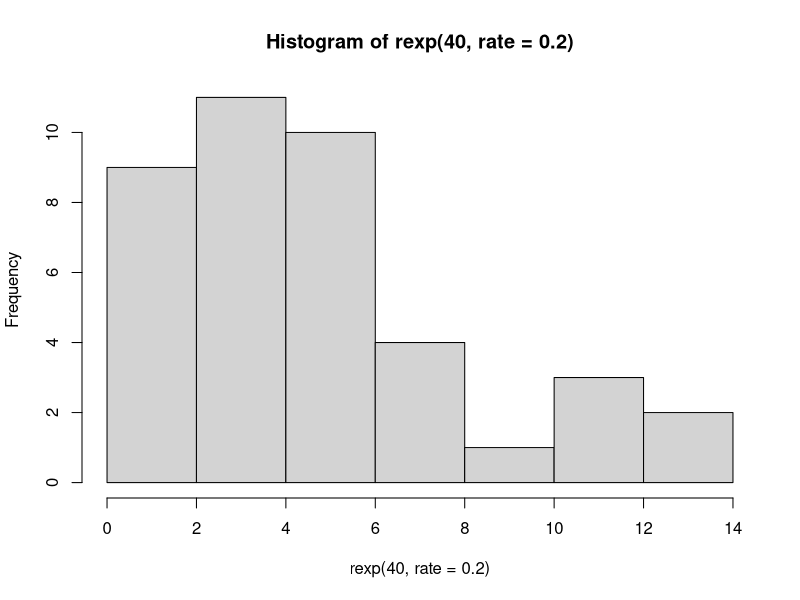
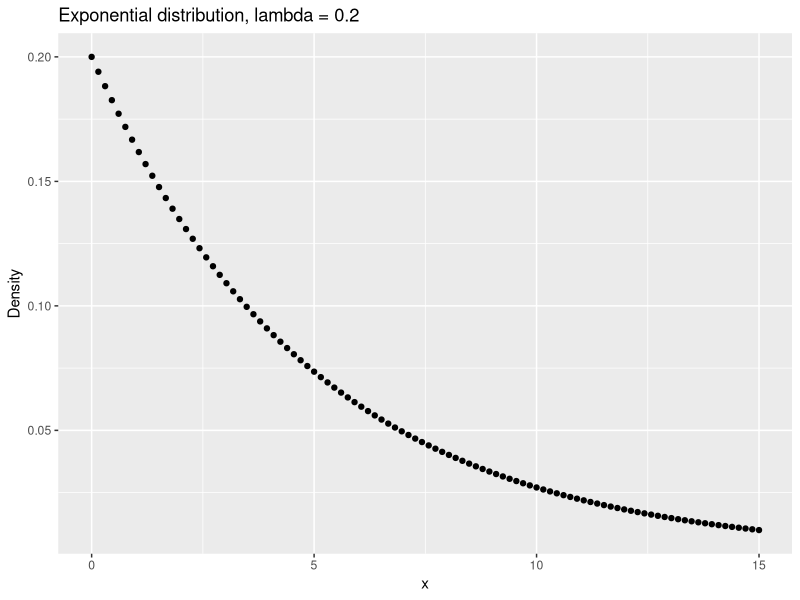
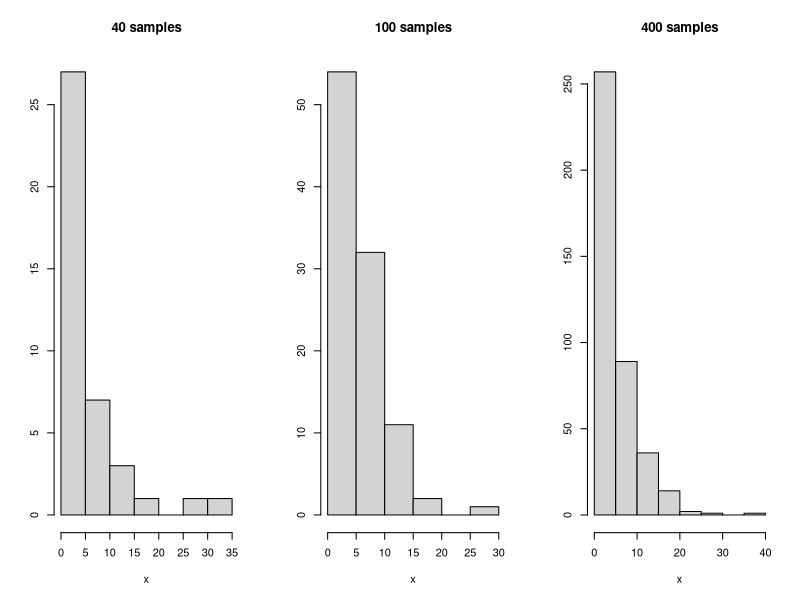
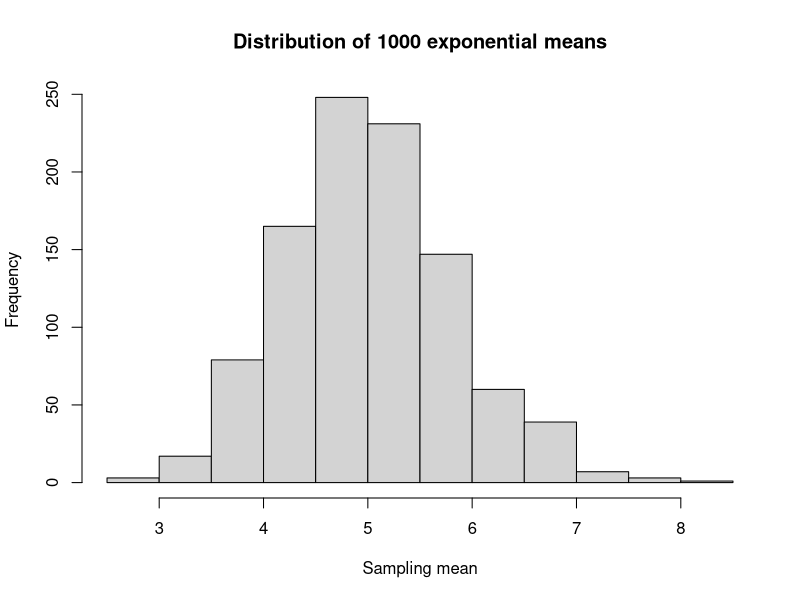
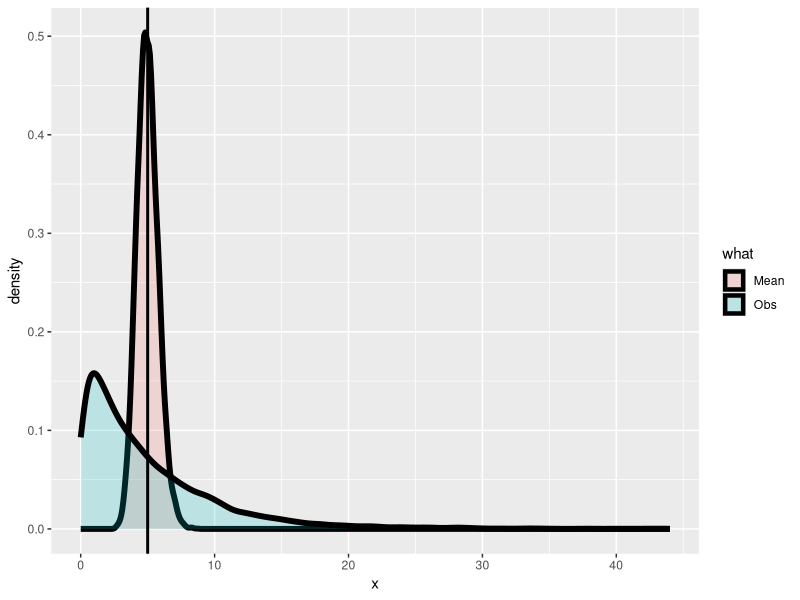
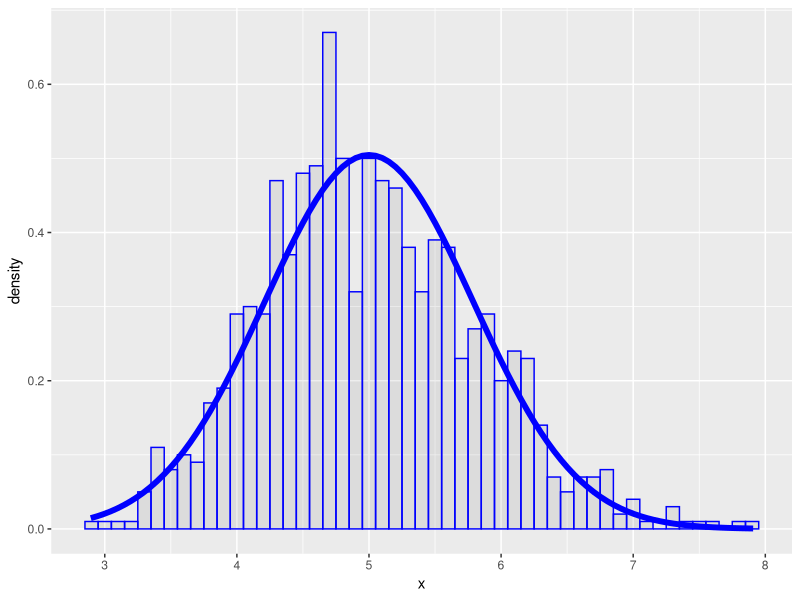

Recreate these plots in R, in order.
## ---- chunk 1
knitr::opts_chunk$set(echo = TRUE)
## ---- chunk 2
hist(rexp(40, rate = 0.2))
## ---- chunk 3
require(ggplot2)
x <- seq(0, 15, length = 100)
qplot(x, dexp(x, rate = 0.2), main="Exponential distribution, lambda = 0.2",
      ylab = "Density")
## ---- chunk 4
par(mfrow = c(1, 3))
hist(rexp(40, rate = 0.2), main = "40 samples", xlab = "x", ylab = NULL)
hist(rexp(100, rate = 0.2), main = "100 samples", xlab = "x", ylab = NULL)
hist(rexp(400, rate = 0.2), main = "400 samples", xlab = "x", ylab = NULL)
## ---- chunk 5
dev.off() # needed to reset the plotting device
## ---- chunk 6
mns = NULL
for (i in 1 : 1000) mns = c(mns, mean(rexp(40, rate = 0.2)))
hist(mns, xlab = "Sampling mean", main = "Distribution of 1000 exponential means")
## ---- chunk 7
mean(rexp(40, rate = 0.2))
## ---- chunk 8
require(ggplot2)
nosim <- 10000; n <- 40
dat <- data.frame(
    x = c(rexp(nosim, rate = 0.2), 
    apply(matrix(rexp(nosim * n, rate = 0.2), nosim), 1, mean)),
    what = factor(rep(c("Obs", "Mean"), c(nosim, nosim))))
ggplot(dat, aes(x = x, fill = what)) + geom_density(size = 2, alpha = .2) + geom_vline(xintercept = 5.0, size = 1);
## ---- chunk 9
set.seed(4995) # seed the random number generator for reproducibility
means <- data.frame(x = apply(matrix(rexp(1000 * 40, rate = 0.2), 1000), 1, mean))
var(means$x)
## ---- chunk 10
ggplot(means, aes(x = x)) + geom_histogram(alpha = .10, binwidth=0.1, colour = "blue", aes(y = ..density..)) + stat_function(geom = "line", fun = dnorm, args = list(mean = 5.0, sd = 5.0/sqrt(40)), size = 2, colour = "blue")
